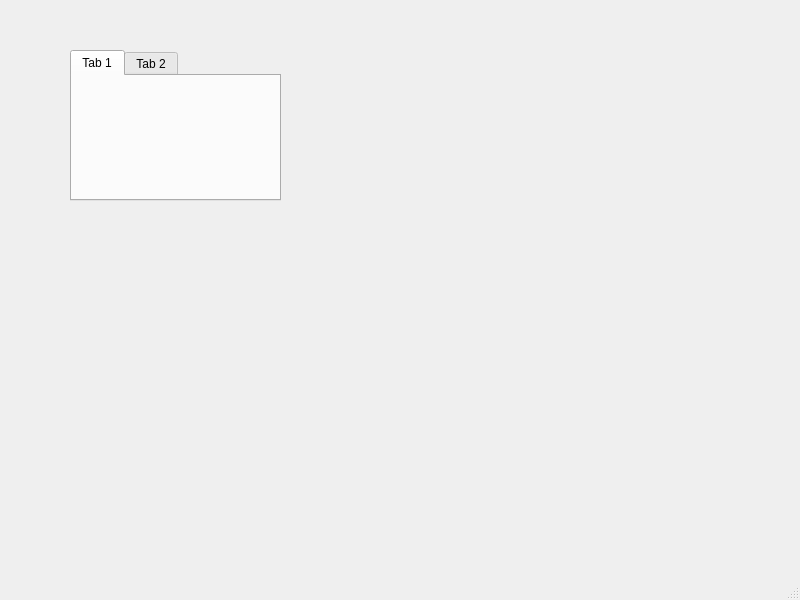
<?xml version="1.0" encoding="UTF-8"?>
<ui version="4.0">
 <class>MainWindow</class>
 <widget class="QMainWindow" name="MainWindow">
  <property name="geometry">
   <rect>
    <x>0</x>
    <y>0</y>
    <width>800</width>
    <height>600</height>
   </rect>
  </property>
  <property name="windowTitle">
   <string>MainWindow</string>
  </property>
  <widget class="QWidget" name="centralwidget">
   <widget class="QTabWidget" name="tabWidget">
    <property name="geometry">
     <rect>
      <x>70</x>
      <y>50</y>
      <width>211</width>
      <height>151</height>
     </rect>
    </property>
    <property name="currentIndex">
     <number>0</number>
    </property>
    <widget class="QWidget" name="tab">
     <attribute name="title">
      <string>Tab 1</string>
     </attribute>
    </widget>
    <widget class="QWidget" name="tab_2">
     <attribute name="title">
      <string>Tab 2</string>
     </attribute>
    </widget>
   </widget>
  </widget>
  <widget class="QMenuBar" name="menubar">
   <property name="geometry">
    <rect>
     <x>0</x>
     <y>0</y>
     <width>800</width>
     <height>17</height>
    </rect>
   </property>
  </widget>
  <widget class="QStatusBar" name="statusbar"/>
 </widget>
 <resources/>
 <connections/>
</ui>
